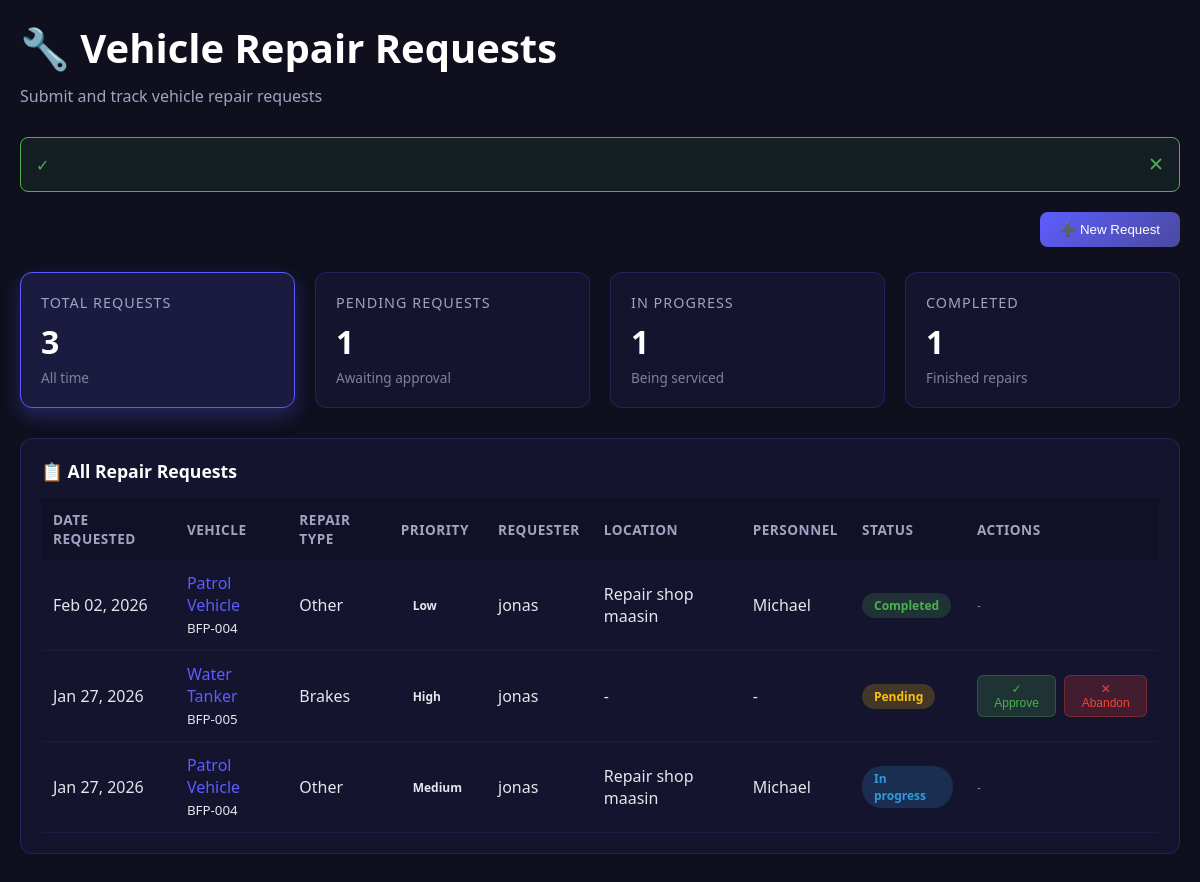
The page /vehicle_repairs_Admin_approval_list.php (signed in) on the database its author committed.
### tables this page shows
CREATE TABLE `vehicle_repairs` (
  `id` int(11) NOT NULL,
  `vehicle_id` int(11) NOT NULL,
  `user_id` int(11) NOT NULL,
  `requester_name` varchar(100) DEFAULT NULL,
  `repair_type` varchar(100) NOT NULL,
  `description` text NOT NULL,
  `priority` enum('low','medium','high','urgent') DEFAULT 'medium',
  `status` enum('pending','approved','in_progress','completed','rejected') DEFAULT 'pending',
  `requested_date` timestamp NOT NULL DEFAULT current_timestamp(),
  `approval_date` datetime DEFAULT NULL,
  `completed_date` datetime DEFAULT NULL,
  `approved_by` int(11) DEFAULT NULL,
  `approver_name` varchar(100) DEFAULT NULL,
  `notes` text DEFAULT NULL,
  `taken_by_personnel` varchar(100) DEFAULT NULL COMMENT 'Person who brought the vehicle to the shop',
  `repair_location` varchar(255) DEFAULT NULL,
  `actual_repair_date` date DEFAULT NULL
);

CREATE TABLE `vehicles` (
  `id` int(11) NOT NULL,
  `vehicle_no` varchar(50) NOT NULL,
  `vehicle_type` varchar(100) NOT NULL,
  `make` varchar(100) DEFAULT NULL,
  `model` varchar(100) DEFAULT NULL,
  `year` int(4) DEFAULT NULL,
  `color` varchar(50) DEFAULT NULL,
  `engine_no` varchar(100) DEFAULT NULL,
  `chassis_no` varchar(100) DEFAULT NULL,
  `fuel_type` enum('gasoline','diesel','hybrid','lpg') DEFAULT 'gasoline',
  `fuel_capacity` decimal(10,2) DEFAULT 0.00,
  `current_fuel` decimal(10,2) DEFAULT 0.00,
  `gps_enabled` tinyint(1) DEFAULT 0,
  `gps_device_id` varchar(100) DEFAULT NULL,
  `sensor_enabled` tinyint(1) DEFAULT 0,
  `sensor_device_id` varchar(100) DEFAULT NULL,
  `vehicle_photo` varchar(255) DEFAULT NULL,
  `description` text DEFAULT NULL COMMENT 'Vehicle description and details',
  `status` enum('available','deployed','inactive','in_repair') DEFAULT 'available',
  `created_at` timestamp NOT NULL DEFAULT current_timestamp()
);

### vehicle_repairs_Admin_approval_list.php (the view, shortened to what this page needs)
<?php
require_once 'db_connect.php';
$success = '';
$filterStatus = isset($_GET['status']) ? $_GET['status'] : 'pending';
$statusFilter = '';
if ($filterStatus !== 'all') {
    $statusFilter = "WHERE vr.status = :status";
}
$requestQuery = "
    SELECT
        vr.id,
        vr.vehicle_id,
        v.vehicle_no,
        v.vehicle_type,
        vr.repair_type,
        vr.description,
        vr.status,
        vr.priority,
        vr.requester_name,
        vr.taken_by_personnel,
        vr.repair_location,
        vr.actual_repair_date,
        vr.notes,
        vr.requested_date,
        vr.approval_date,
        vr.completed_date
    FROM vehicle_repairs vr
    LEFT JOIN vehicles v ON vr.vehicle_id = v.id
    $statusFilter
    ORDER BY vr.requested_date DESC
";
try {
    $requestStmt = $pdo->prepare($requestQuery);
    if ($filterStatus !== 'all') {
        $requestStmt->bindValue(':status', $filterStatus, PDO::PARAM_STR);
    }
    $requestStmt->execute();
    $requests = $requestStmt->fetchAll(PDO::FETCH_ASSOC);
} catch (Exception $e) {
    $requests = [];
    $error = "Error fetching requests: " . $e->getMessage();
}
$statsQuery = "SELECT
    COUNT(*) as total,
    SUM(CASE WHEN status = 'pending' THEN 1 ELSE 0 END) as pending_count,
    SUM(CASE WHEN status = 'in_progress' THEN 1 ELSE 0 END) as in_progress_count,
    SUM(CASE WHEN status = 'completed' THEN 1 ELSE 0 END) as completed_count
FROM vehicle_repairs";
try {
    $statsResult = $pdo->query($statsQuery);
    $stats = $statsResult->fetch(PDO::FETCH_ASSOC);
} catch (Exception $e) {
    $stats = ['total' => 0, 'pending_count' => 0, 'in_progress_count' => 0, 'completed_count' => 0];
}
?>
<!DOCTYPE html>
<html lang="en">
<head>
</head>
<body>
<div class="wrapper">
    <main>
        <div class="content">
            <div class="header">
                <h1>🔧 Vehicle Repair Requests</h1>
                <p>Submit and track vehicle repair requests</p>
            </div>
            <?php if (isset($success)): ?>
                <div class="success-message" id="successMessage">
                    <span>✓</span>
                    <button style="background: none; border: none; color: #4cb050; cursor: pointer; font-size: 1.2rem; padding: 0; margin-left: auto;" onclick="closeMessage('successMessage')">✕</button>
                </div>
            <?php endif; ?>
            <div class="filter-section">
                <button class="btn-new-request" onclick="openRequestModal()">➕ New Request</button>
            </div>
            <div class="stats-grid">
                <div class="stat-card active" onclick="showRepairPage('all')">
                    <div class="stat-label">Total Requests</div>
                    <div class="stat-value"><?php echo $stats['total']; ?></div>
                    <div class="stat-unit">All time</div>
                </div>
                <div class="stat-card" onclick="showRepairPage('pending')">
                    <div class="stat-label">Pending Requests</div>
                    <div class="stat-value"><?php echo $stats['pending_count']; ?></div>
                    <div class="stat-unit">Awaiting approval</div>
                </div>
                <div class="stat-card" onclick="showRepairPage('in_progress')">
                    <div class="stat-label">In Progress</div>
                    <div class="stat-value"><?php echo $stats['in_progress_count']; ?></div>
                    <div class="stat-unit">Being serviced</div>
                </div>
                <div class="stat-card" onclick="showRepairPage('completed')">
                    <div class="stat-label">Completed</div>
                    <div class="stat-value"><?php echo $stats['completed_count']; ?></div>
                    <div class="stat-unit">Finished repairs</div>
                </div>
            </div>
            <div class="request-page active" id="page-all">
                <div class="table-section">
                    <h3>📋 All Repair Requests</h3>
                    <table>
                        <thead>
                            <tr>
                                <th>Date Requested</th>
                                <th>Vehicle</th>
                                <th>Repair Type</th>
                                <th>Priority</th>
                                <th>Requester</th>
                                <th>Location</th>
                                <th>Personnel</th>
                                <th>Status</th>
                                <th>Actions</th>
                            </tr>
                        </thead>
                        <tbody>
                            <?php
                            $allQuery = "
                                SELECT
                                    vr.id, vr.vehicle_id, v.vehicle_no, v.vehicle_type, vr.repair_type, vr.description,
                                    vr.status, vr.priority, vr.requester_name, vr.taken_by_personnel, vr.repair_location,
                                    vr.actual_repair_date, vr.notes, vr.requested_date, vr.approval_date, vr.completed_date
                                FROM vehicle_repairs vr
                                LEFT JOIN vehicles v ON vr.vehicle_id = v.id
                                ORDER BY vr.requested_date DESC
                            ";
                            try {
                                $allStmt = $pdo->prepare($allQuery);
                                $allStmt->execute();
                                $allRequests = $allStmt->fetchAll(PDO::FETCH_ASSOC);
                            } catch (Exception $e) {
                                $allRequests = [];
                            }
                            if (count($allRequests) > 0):
                                foreach ($allRequests as $request): ?>
                                <tr>
                                    <td><?php echo date('M d, Y', strtotime($request['requested_date'])); ?></td>
                                    <td>
                                        <div class="vehicle-name"><?php echo htmlspecialchars($request['vehicle_type'] ?? 'Unknown'); ?></div>
                                        <small><?php echo htmlspecialchars($request['vehicle_no']); ?></small>
                                    </td>
                                    <td><?php echo htmlspecialchars($request['repair_type']); ?></td>
                                    <td>
                                        <span class="status-badge status-<?php echo strtolower($request['priority']); ?>">
                                            <?php echo ucfirst(htmlspecialchars($request['priority'])); ?>
                                        </span>
                                    </td>
                                    <td><?php echo htmlspecialchars($request['requester_name'] ?? '-'); ?></td>
                                    <td><?php echo htmlspecialchars($request['repair_location'] ?? '-'); ?></td>
                                    <td><?php echo htmlspecialchars($request['taken_by_personnel'] ?? '-'); ?></td>
                                    <td>
                                        <span class="status-badge status-<?php echo strtolower(str_replace('_', '-', $request['status'])); ?>">
                                            <?php echo ucfirst(str_replace('_', ' ', htmlspecialchars($request['status']))); ?>
                                        </span>
                                    </td>
                                    <td>
                                        <div class="action-buttons">
                                            <?php if ($request['status'] === 'pending'): ?>
                                                <button class="btn-small btn-approve" onclick="openApprovalModal(<?php echo $request['id']; ?>, '<?php echo htmlspecialchars($request['vehicle_type']); ?>')">✓ Approve</button>
                                                <button class="btn-small btn-abandon" onclick="openAbandonModal(<?php echo $request['id']; ?>, '<?php echo htmlspecialchars($request['vehicle_type']); ?>')">✕ Abandon</button>
                                            <?php else: ?>
                                                <span style="color: #7e8299; font-size: 0.75rem;">-</span>
                                            <?php endif; ?>
                                        </div>
                                    </td>
                                </tr>
                            <?php endforeach;
                            else: ?>
                                <tr><td colspan="9" style="text-align: center; padding: 30px; color: #a2a2c2;">No requests found</td></tr>
                            <?php endif; ?>
                        </tbody>
                    </table>
                </div>
            </div>
        </div>
    </main>
</div>
</body>
</html>

### vehicle_repairs_Admin_approval_list.php (style rules this page uses)
* { margin: 0; padding: 0; box-sizing: border-box; }
body { font-family: 'Segoe UI', Tahoma, Geneva, Verdana, sans-serif; background: #0f0f1e; color: #e4e6eb; min-height: 100vh; display: flex; }
.wrapper { display: flex; flex: 1; overflow: hidden; }
main { flex: 1; overflow: auto; padding: 20px; background: #0f0f1e; }
.header { margin-bottom: 30px; }
.header h1 { font-size: 2.5rem; margin-bottom: 10px; color: #fff; }
.header p { color: #a2a2c2; font-size: 1rem; }
.filter-section { display: flex; gap: 15px; margin-bottom: 25px; flex-wrap: wrap; }
.filter-btn, .btn-new-request { padding: 10px 20px; border-radius: 8px; border: 1px solid rgba(93, 93, 255, 0.2); background: rgba(93, 93, 255, 0.08); color: #a2a2c2; cursor: pointer; transition: all 0.3s; text-decoration: none; display: inline-block; font-weight: 500; }
.btn-new-request { background: linear-gradient(135deg, #5d5dff 0%, #4a4a9f 100%); color: white; border: none; margin-left: auto; }
.stats-grid { display: grid; grid-template-columns: repeat(auto-fit, minmax(250px, 1fr)); gap: 20px; margin-bottom: 30px; }
.stat-card { background: rgba(93, 93, 255, 0.08); border: 1px solid rgba(93, 93, 255, 0.2); border-radius: 12px; padding: 20px; display: flex; flex-direction: column; justify-content: space-between; transition: all 0.3s; }
.stat-label { color: #a2a2c2; font-size: 0.9rem; margin-bottom: 8px; text-transform: uppercase; letter-spacing: 1px; }
.stat-value { font-size: 2rem; font-weight: bold; color: #fff; }
.stat-unit { color: #7e8299; font-size: 0.85rem; margin-top: 5px; }
.table-section { background: rgba(93, 93, 255, 0.08); border: 1px solid rgba(93, 93, 255, 0.2); border-radius: 12px; padding: 20px; margin-bottom: 30px; }
.table-section h3 { color: #fff; margin-bottom: 15px; font-size: 1.1rem; }
table { width: 100%; border-collapse: collapse; }
th { background: rgba(0, 0, 0, 0.2); color: #a2a2c2; padding: 12px; text-align: left; font-weight: 600; font-size: 0.85rem; text-transform: uppercase; letter-spacing: 0.5px; }
td { padding: 12px; border-bottom: 1px solid rgba(93, 93, 255, 0.1); color: #e4e6eb; }
.status-badge { display: inline-block; padding: 4px 12px; border-radius: 20px; font-size: 0.75rem; font-weight: bold; }
.status-pending { background: rgba(255, 193, 7, 0.2); color: #ffc107; }
.status-completed { background: rgba(76, 175, 80, 0.2); color: #4cb050; }
.status-in-progress { background: rgba(52, 152, 219, 0.2); color: #3498db; }
.action-buttons { display: flex; gap: 8px; }
.btn-small { padding: 6px 12px; font-size: 0.75rem; border-radius: 6px; border: none; cursor: pointer; font-weight: 500; transition: all 0.3s; }
.btn-approve { background: rgba(76, 175, 80, 0.2); color: #4cb050; border: 1px solid rgba(76, 175, 80, 0.3); }
.btn-abandon { background: rgba(244, 67, 54, 0.2); color: #f44336; border: 1px solid rgba(244, 67, 54, 0.3); }
button { padding: 10px 20px; border-radius: 8px; border: none; cursor: pointer; font-weight: 500; transition: all 0.3s; }
.success-message { background: rgba(76, 175, 80, 0.1); border: 1px solid #4cb050; color: #4cb050; padding: 15px; border-radius: 8px; margin-bottom: 20px; display: flex; align-items: center; gap: 10px; }
.vehicle-name { font-weight: 500; color: #5d5dff; }
.stat-card { cursor: pointer; transition: all 0.3s ease; }
.stat-card.active { background: rgba(93, 93, 255, 0.15); border-color: #5d5dff; box-shadow: 0 8px 20px rgba(93, 93, 255, 0.3); }
.request-page { display: none; }
.request-page.active { display: block; animation: fadeIn 0.3s ease; }

### rows shown on the page
vehicle_repairs: requested_date "Feb 02, 2026", vehicle.vehicle_type "Patrol Vehicle", vehicle.vehicle_no "BFP-004", repair_type "Other", priority "Low", requester_name "jonas", repair_location "Repair shop maasin", taken_by_personnel "Michael", status "Completed"
vehicle_repairs: requested_date "Jan 27, 2026", vehicle.vehicle_type "Water Tanker", vehicle.vehicle_no "BFP-005", repair_type "Brakes", priority "High", requester_name "jonas", repair_location "-", taken_by_personnel "-", status "Pending"
vehicle_repairs: requested_date "Jan 27, 2026", vehicle.vehicle_type "Patrol Vehicle", vehicle.vehicle_no "BFP-004", repair_type "Other", priority "Medium", requester_name "jonas", repair_location "Repair shop maasin", taken_by_personnel "Michael", status "In progress"

### other values the page prints
$stats['total'] "3"
$stats['pending_count'] "1"
$stats['in_progress_count'] "1"
$stats['completed_count'] "1"
